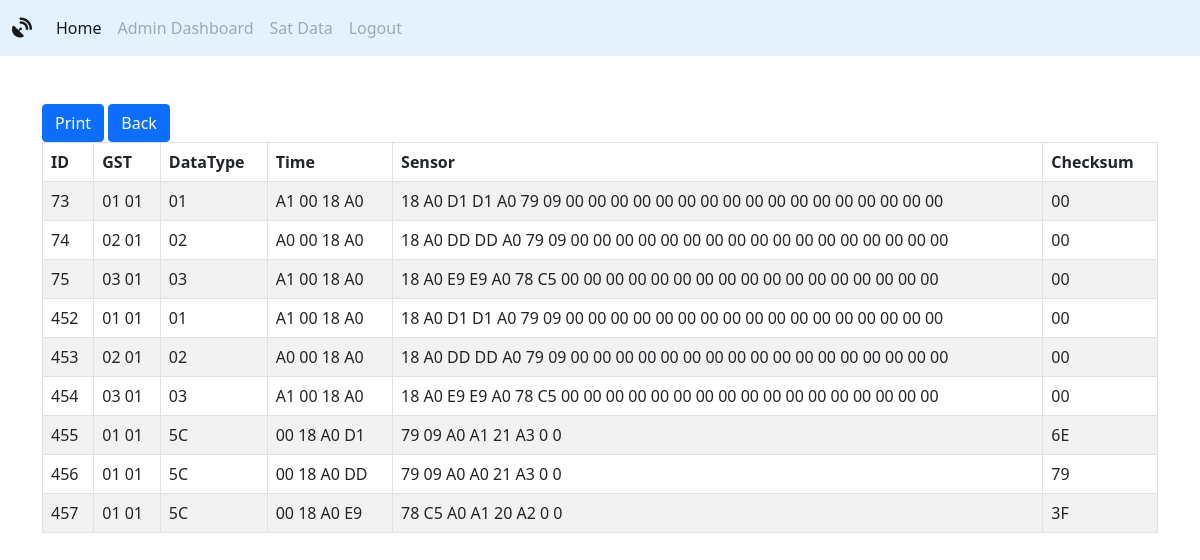
The page /satdata.php on the database its author committed.
### tables this page shows
CREATE TABLE `satdata` (
  `idSatData` int(11) NOT NULL,
  `gstidSatData` tinytext NOT NULL,
  `datatypeSatData` tinytext NOT NULL,
  `timeSatData` tinytext NOT NULL,
  `sensorSatData` tinytext NOT NULL,
  `checksumSatData` tinytext NOT NULL,
  `idSatMetaData` int(11) NOT NULL
);

### includes/classautoloader.inc.php (called while the page is built, shortened)
<?php
function myAutoLoader($className) {
    $url = $_SERVER['HTTP_HOST'].$_SERVER['REQUEST_URI'];
    if (strpos($url,'includes') !== false) {
        $path = '../classes/';
    } else {
        $path = 'classes/';
    }
    $extension = '.class.php';
}

### classes/dbh.class.php (called while the page is built)
<?php
 class Dbh {
     private $host = 'localhost';
     private $user = 'root';
     private $pwd = '';
     private $dbName = 'satdata';
     protected function connect() {
         $dsn = 'mysql:host='. $this->host .';dbname=' . $this->dbName;
         $pdo = new PDO($dsn,$this->user,$this->pwd);
         $pdo->setAttribute(PDO::ATTR_DEFAULT_FETCH_MODE,PDO::FETCH_ASSOC);
         return $pdo;
     }
 }

### classes/satdata.class.php (called while the page is built, shortened)
<?php
class SatData extends Dbh {
    protected function getAllBytes() {
        $sql = "SELECT * FROM satdata";
        $stmt = $this->connect()->prepare($sql);
        $stmt->execute();
        $results = $stmt->fetchAll();
        return $results;
    }
}

### classes/satdataview.class.php (called while the page is built, shortened)
<?php
class SatDataView extends SatData {
    public function showAllBytes() {
        $results = $this->getAllBytes();
        return $results;
    }
}

### satdata.php (the view, shortened to what this page needs)
<?php
      include 'header.php';
?>
    <div class="container px-10 mt-5 table-responsive ">
        <button onclick=""class="btn btn-primary pb-10">Print</button>
        <button onclick="history.go(-1)"class="btn btn-primary">Back</button>
        <table id="example" class="table table-striped table-bordered table-wrapper-scroll-y my-custom-scrollbar" style="width:100%">
            <thead>
                <tr>
                    <th>ID</th>
                    <th>GST</th>
                    <th>DataType</th>
                    <th>Time</th>
                    <th>Sensor</th>
                    <th>Checksum</th>
                </tr>
            </thead>
            <tbody id="myTable">
            <?php
                    $showAllBytesObj = new SatDataView();
                    $resultBytes = $showAllBytesObj -> showAllBytes();
                    foreach ($resultBytes as $rowBytes){
                        $idByte = $rowBytes['idSatData'];
                        $gstByte = $rowBytes['gstidSatData'];
                        $datatypeByte = $rowBytes['datatypeSatData'];
                        $timeByte = $rowBytes['timeSatData'];
                        $sensorByte = $rowBytes['sensorSatData'];
                        $checksumByte = $rowBytes ['checksumSatData'];
                        echo '
                        <tr>
                            <td>'. $idByte .'</td>
                            <td>'. $gstByte.'</td>
                            <td>'.$datatypeByte.'</td>
                            <td>'.$timeByte.'</td>
                            <td>'.$sensorByte.'</td>
                            <td>'.$checksumByte.'</td>
                        </tr>
                        ';
                    }
            ?>
        </table>
    </div>

### resources/stylesheet.css (style rules this page uses)
html { background-color: #f1f1f1; font-family: "Roboto"; }

### rows shown on the page
satdata: idSatData "73", gstidSatData "01 01", datatypeSatData "01", timeSatData "A1 00 18 A0", sensorSatData "18 A0 D1 D1 A0 79 09 00 00 00 00 00 00 00 00 00 00 00 00 00 00 00 00 00", checksumSatData "00"
satdata: idSatData "74", gstidSatData "02 01", datatypeSatData "02", timeSatData "A0 00 18 A0", sensorSatData "18 A0 DD DD A0 79 09 00 00 00 00 00 00 00 00 00 00 00 00 00 00 00 00 00", checksumSatData "00"
satdata: idSatData "75", gstidSatData "03 01", datatypeSatData "03", timeSatData "A1 00 18 A0", sensorSatData "18 A0 E9 E9 A0 78 C5 00 00 00 00 00 00 00 00 00 00 00 00 00 00 00 00 00", checksumSatData "00"
satdata: idSatData "452", gstidSatData "01 01", datatypeSatData "01", timeSatData "A1 00 18 A0", sensorSatData "18 A0 D1 D1 A0 79 09 00 00 00 00 00 00 00 00 00 00 00 00 00 00 00 00 00", checksumSatData "00"
satdata: idSatData "453", gstidSatData "02 01", datatypeSatData "02", timeSatData "A0 00 18 A0", sensorSatData "18 A0 DD DD A0 79 09 00 00 00 00 00 00 00 00 00 00 00 00 00 00 00 00 00", checksumSatData "00"
satdata: idSatData "454", gstidSatData "03 01", datatypeSatData "03", timeSatData "A1 00 18 A0", sensorSatData "18 A0 E9 E9 A0 78 C5 00 00 00 00 00 00 00 00 00 00 00 00 00 00 00 00 00", checksumSatData "00"
satdata: idSatData "455", gstidSatData "01 01", datatypeSatData "5C", timeSatData "00 18 A0 D1", sensorSatData "79 09 A0 A1 21 A3 0 0", checksumSatData "6E"
satdata: idSatData "456", gstidSatData "01 01", datatypeSatData "5C", timeSatData "00 18 A0 DD", sensorSatData "79 09 A0 A0 21 A3 0 0", checksumSatData "79"
satdata: idSatData "457", gstidSatData "01 01", datatypeSatData "5C", timeSatData "00 18 A0 E9", sensorSatData "78 C5 A0 A1 20 A2 0 0", checksumSatData "3F"
